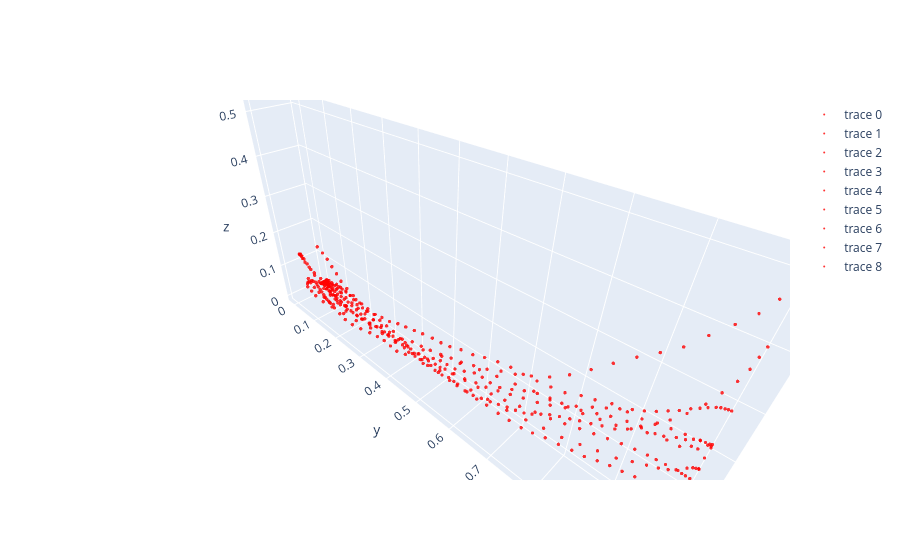

Notebook code for this chart:
### Markdown cell above
### Overview #12
Plotting the average stroke after normalization and resampling 50 points.

### Code cell
'''PanDown 0, RotRightZ 9, ZoomOut 11'''
gesture = "PanDown"
gesture_index = 0

all_strokes_L = []

fig_7 = go.Figure()

for file_num, file_path in enumerate(gesture_dict[gesture][0]):
    df = pd.read_csv(file_path)
    remove_strokes(df, gesture_index, file_num)
    filtered_df_L = get_cleaned_df(df, 1, 'l')
    filtered_df_R = get_cleaned_df(df, 1, 'r')

    if (len(filtered_df_L) != 0):
        data_sample = [] # original data of the chosen sample; 21 lists
        for col in selected_columns:
            data_sample.append(filtered_df_L[col].tolist())

        # 3.1
        #r_handed_data_sample = left_to_right_handed(data_sample=data_sample, selected_columns=selected_columns)
        # 3.2
        directional_data_sample = quaternion_to_direction(r_handed_data_sample=data_sample, selected_columns=selected_columns)
        # 3.3
        egocentric_data_sample = world_to_headspace(directional_data_sample=directional_data_sample, directional_data_names=directional_data_names)

        pts_from_3_3 = (list(zip(egocentric_data_sample[6], egocentric_data_sample[7], egocentric_data_sample[8])))
        directions_from_3_3 = (list(zip(egocentric_data_sample[9], egocentric_data_sample[10], egocentric_data_sample[11])))
        
        n = len(pts_from_3_3)
        avg_direction_from_3_3 = get_avg_direction(directions_from_3_3)
        
        # Normalize stroke while preserving aspect
        norm_stroke = normalize_stroke_preserving_aspect(pts_from_3_3)

        smoothed_stroke = extract_n_points(norm_stroke)

        all_strokes_L.append(smoothed_stroke)
        
        # Plot stroke and direction
        plot_markers(fig_7, smoothed_stroke, 'red')
        
fig_7.update_layout(
    scene=dict(
        xaxis=dict(dtick=0.1),  # Adjust range and tick spacing for x-axis
        yaxis=dict(dtick=0.1),  # Adjust range and tick spacing for y-axis
        zaxis=dict(dtick=0.1),  # Adjust range and tick spacing for z-axis (if needed),
        aspectmode='data'
    )
)     

avg_stroke_L = get_avg_stroke(all_strokes_L)

plot_markers(fig_7, avg_stroke_L, 'purple')

fig_7.show()
